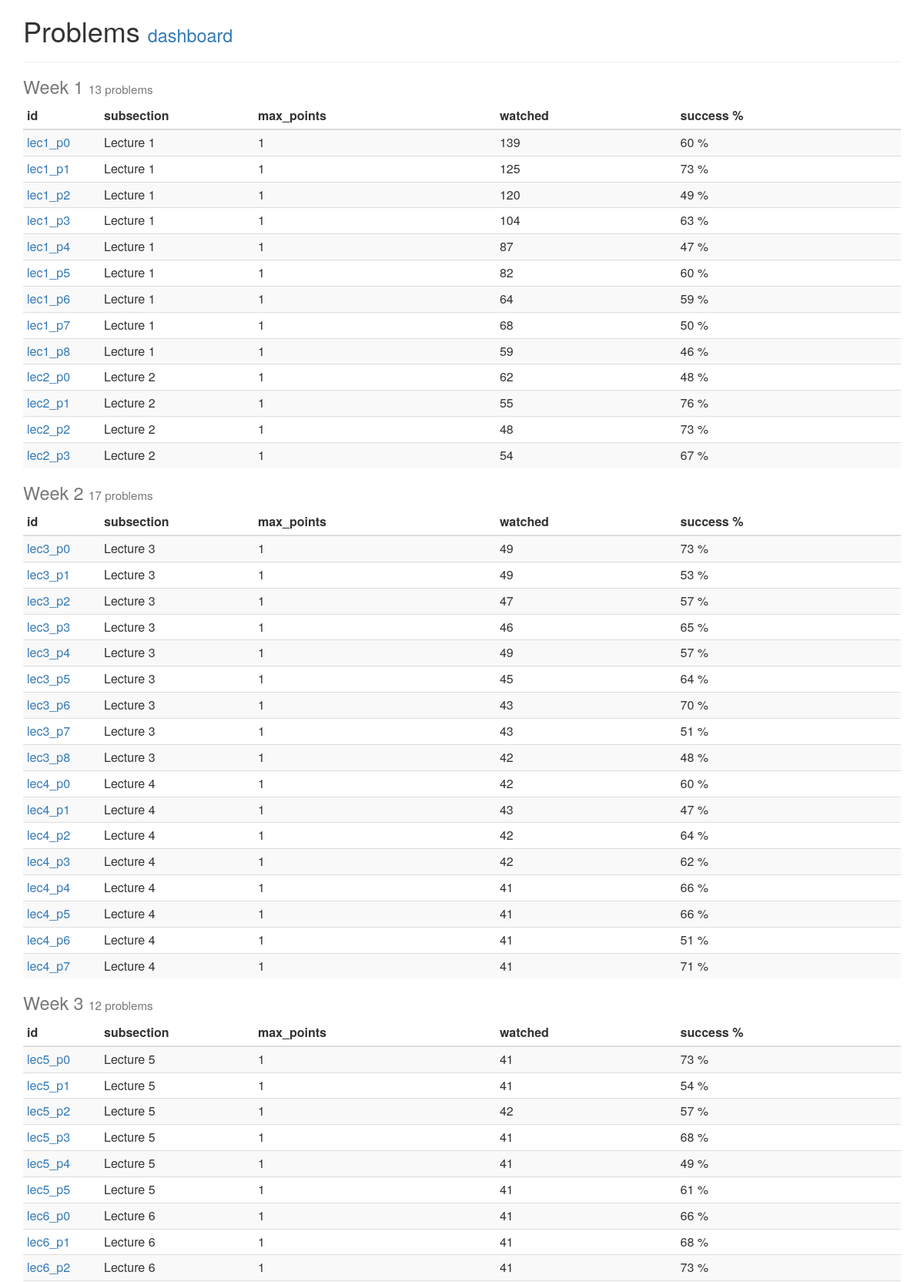
/problems.php (upper part), run on the app's committed database.
### tables this page shows
CREATE TABLE IF NOT EXISTS `problems` (
  `id` varchar(32) NOT NULL,
  `section` varchar(32) NOT NULL,
  `subsection` varchar(32) NOT NULL,
  `max_points` int(11) NOT NULL
);

### dashboard_functions.php (called while the page is built, shortened)
<?php
function problem_attempt_count()
{
	global $db;
	$sql="SELECT problem_id, COUNT(*) as count FROM `problem_attempts` WHERE 1 GROUP BY problem_id;";
	$q=$db->query($sql) or die("errro:$sql");
	$dat=[];
	while($r=$q->fetch(PDO::FETCH_ASSOC)){
		$dat[$r['problem_id']]=$r['count'];
	}
	return $dat;
}
function problem_success_count()
{
	global $db;
	$sql="SELECT problem_id, SUM(score) FROM problem_attempts WHERE 1 GROUP BY problem_id;";
	$q=$db->query($sql) or die("error : $sql\n");
	$dat=[];
	while($r=$q->fetch(PDO::FETCH_ASSOC)){
		$dat[$r['problem_id']]=$r['SUM(score)'];
	}
	return $dat;
}

### problems.php (the view, shortened to what this page needs)
<?php
include "connect.php";
include "header.php";
include_once "dashboard_functions.php";
echo "<div class=container>";
echo "<h1>Problems <small><a href=index.php>dashboard</a></h1>";
echo "<hr />";
$sql="SELECT * FROM problems WHERE 1;";
$q=$db->query($sql) or die("error : $sql\n");
$problems=[];
while($r=$q->fetch(PDO::FETCH_ASSOC)){
	$week=$r['section'];
	$problems["$week"][]=$r;
}
ksort($problems);
$PAC=problem_attempt_count();
$PSC=problem_success_count();
foreach ($problems as $week=>$data) {
	echo "<h1>$week <small>".count($data)." problems</small></h1>";
	echo "<table class='table table-condensed table-striped'>";
	echo "<thead>";
	echo "<th width=100>id</th>";
	echo "<th width=200>subsection</th>";
	echo "<th>max_points</th>";
	echo "<th>watched</th>";
	echo "<th>success %</th>";
	echo "</thead>";
	foreach($data as $r){
		echo "<tr>";
		echo "<td><a href=problem.php?id=".$r['id'].">".$r['id']."</a>";
		echo "<td>".$r['subsection'];
		echo "<td>".$r['max_points'];
		echo "<td>".$PAC[$r['id']];
		echo "<td>".round($PSC[$r['id']]/$PAC[$r['id']]*100)." %";
	}
	echo "</table>";
}
?>

### data on the page
problems: id "lec1_p0", subsection "Lecture 1", max_points "1", id "139", $PSC[$r['id']]/$PAC[$r['id']]*100 "60"
problems: id "lec1_p1", subsection "Lecture 1", max_points "1", id "125", $PSC[$r['id']]/$PAC[$r['id']]*100 "73"
problems: id "lec1_p2", subsection "Lecture 1", max_points "1", id "120", $PSC[$r['id']]/$PAC[$r['id']]*100 "49"
problems: id "lec1_p3", subsection "Lecture 1", max_points "1", id "104", $PSC[$r['id']]/$PAC[$r['id']]*100 "63"
problems: id "lec1_p4", subsection "Lecture 1", max_points "1", id "87", $PSC[$r['id']]/$PAC[$r['id']]*100 "47"
problems: id "lec1_p5", subsection "Lecture 1", max_points "1", id "82", $PSC[$r['id']]/$PAC[$r['id']]*100 "60"
problems: id "lec1_p6", subsection "Lecture 1", max_points "1", id "64", $PSC[$r['id']]/$PAC[$r['id']]*100 "59"
problems: id "lec1_p7", subsection "Lecture 1", max_points "1", id "68", $PSC[$r['id']]/$PAC[$r['id']]*100 "50"
problems: id "lec1_p8", subsection "Lecture 1", max_points "1", id "59", $PSC[$r['id']]/$PAC[$r['id']]*100 "46"
problems: id "lec2_p0", subsection "Lecture 2", max_points "1", id "62", $PSC[$r['id']]/$PAC[$r['id']]*100 "48"
problems: id "lec2_p1", subsection "Lecture 2", max_points "1", id "55", $PSC[$r['id']]/$PAC[$r['id']]*100 "76"
problems: id "lec2_p2", subsection "Lecture 2", max_points "1", id "48", $PSC[$r['id']]/$PAC[$r['id']]*100 "73"
problems: id "lec2_p3", subsection "Lecture 2", max_points "1", id "54", $PSC[$r['id']]/$PAC[$r['id']]*100 "67"
problems: id "lec3_p0", subsection "Lecture 3", max_points "1", id "49", $PSC[$r['id']]/$PAC[$r['id']]*100 "73"
problems: id "lec3_p1", subsection "Lecture 3", max_points "1", id "49", $PSC[$r['id']]/$PAC[$r['id']]*100 "53"
problems: id "lec3_p2", subsection "Lecture 3", max_points "1", id "47", $PSC[$r['id']]/$PAC[$r['id']]*100 "57"
problems: id "lec3_p3", subsection "Lecture 3", max_points "1", id "46", $PSC[$r['id']]/$PAC[$r['id']]*100 "65"
problems: id "lec3_p4", subsection "Lecture 3", max_points "1", id "49", $PSC[$r['id']]/$PAC[$r['id']]*100 "57"
problems: id "lec3_p5", subsection "Lecture 3", max_points "1", id "45", $PSC[$r['id']]/$PAC[$r['id']]*100 "64"
problems: id "lec3_p6", subsection "Lecture 3", max_points "1", id "43", $PSC[$r['id']]/$PAC[$r['id']]*100 "70"
problems: id "lec3_p7", subsection "Lecture 3", max_points "1", id "43", $PSC[$r['id']]/$PAC[$r['id']]*100 "51"
problems: id "lec3_p8", subsection "Lecture 3", max_points "1", id "42", $PSC[$r['id']]/$PAC[$r['id']]*100 "48"
problems: id "lec4_p0", subsection "Lecture 4", max_points "1", id "42", $PSC[$r['id']]/$PAC[$r['id']]*100 "60"
problems: id "lec4_p1", subsection "Lecture 4", max_points "1", id "43", $PSC[$r['id']]/$PAC[$r['id']]*100 "47"
problems: id "lec4_p2", subsection "Lecture 4", max_points "1", id "42", $PSC[$r['id']]/$PAC[$r['id']]*100 "64"
problems: id "lec4_p3", subsection "Lecture 4", max_points "1", id "42", $PSC[$r['id']]/$PAC[$r['id']]*100 "62"
problems: id "lec4_p4", subsection "Lecture 4", max_points "1", id "41", $PSC[$r['id']]/$PAC[$r['id']]*100 "66"
problems: id "lec4_p5", subsection "Lecture 4", max_points "1", id "41", $PSC[$r['id']]/$PAC[$r['id']]*100 "66"
problems: id "lec4_p6", subsection "Lecture 4", max_points "1", id "41", $PSC[$r['id']]/$PAC[$r['id']]*100 "51"
problems: id "lec4_p7", subsection "Lecture 4", max_points "1", id "41", $PSC[$r['id']]/$PAC[$r['id']]*100 "71"
problems: id "lec5_p0", subsection "Lecture 5", max_points "1", id "41", $PSC[$r['id']]/$PAC[$r['id']]*100 "73"
problems: id "lec5_p1", subsection "Lecture 5", max_points "1", id "41", $PSC[$r['id']]/$PAC[$r['id']]*100 "54"
problems: id "lec5_p2", subsection "Lecture 5", max_points "1", id "42", $PSC[$r['id']]/$PAC[$r['id']]*100 "57"
problems: id "lec5_p3", subsection "Lecture 5", max_points "1", id "41", $PSC[$r['id']]/$PAC[$r['id']]*100 "68"
problems: id "lec5_p4", subsection "Lecture 5", max_points "1", id "41", $PSC[$r['id']]/$PAC[$r['id']]*100 "49"
problems: id "lec5_p5", subsection "Lecture 5", max_points "1", id "41", $PSC[$r['id']]/$PAC[$r['id']]*100 "61"
problems: id "lec6_p0", subsection "Lecture 6", max_points "1", id "41", $PSC[$r['id']]/$PAC[$r['id']]*100 "66"
problems: id "lec6_p1", subsection "Lecture 6", max_points "1", id "41", $PSC[$r['id']]/$PAC[$r['id']]*100 "68"
problems: id "lec6_p2", subsection "Lecture 6", max_points "1", id "41", $PSC[$r['id']]/$PAC[$r['id']]*100 "73"

### other printed values
count($data) "13"
count($data) "17"
count($data) "12"
